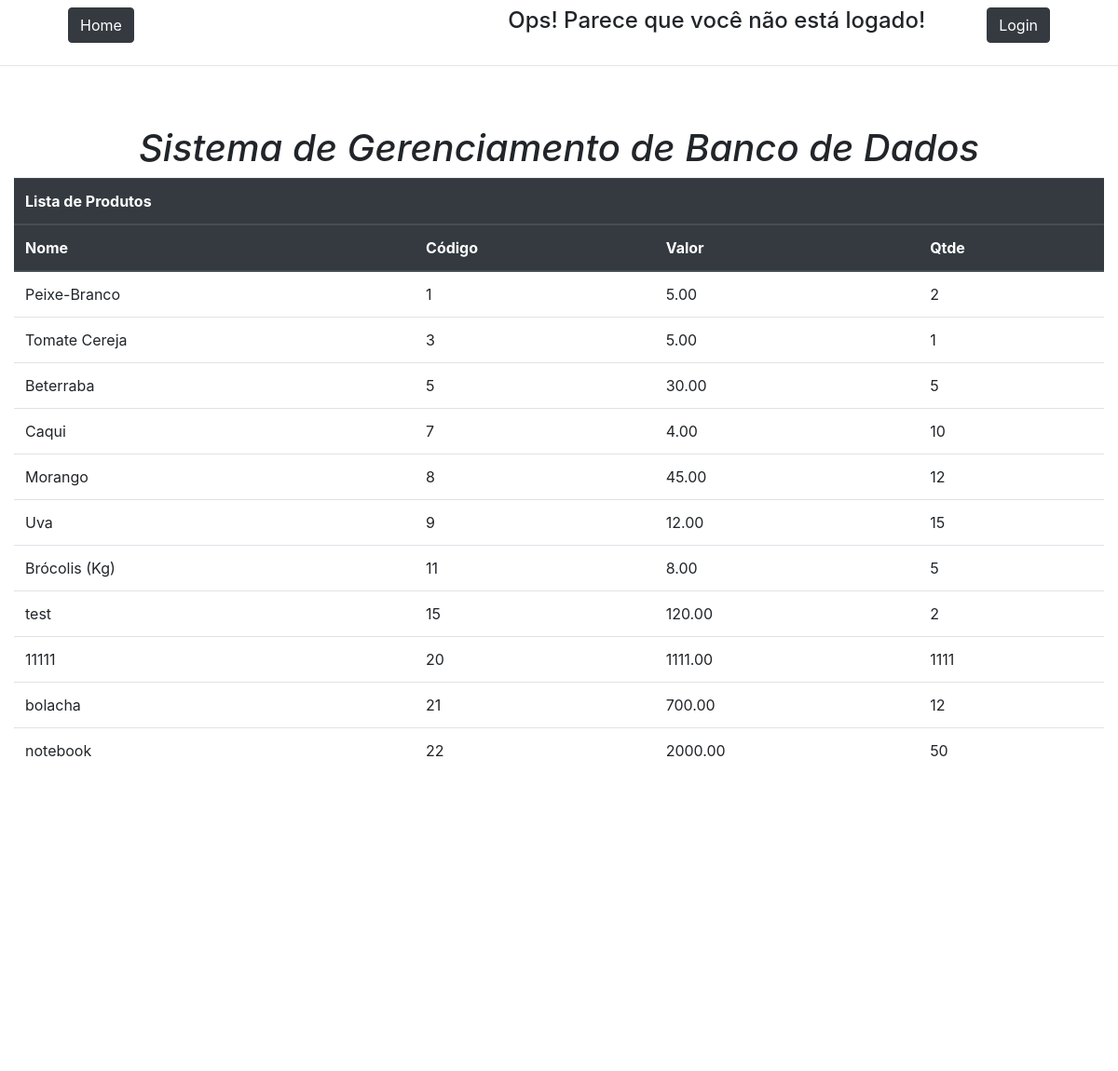
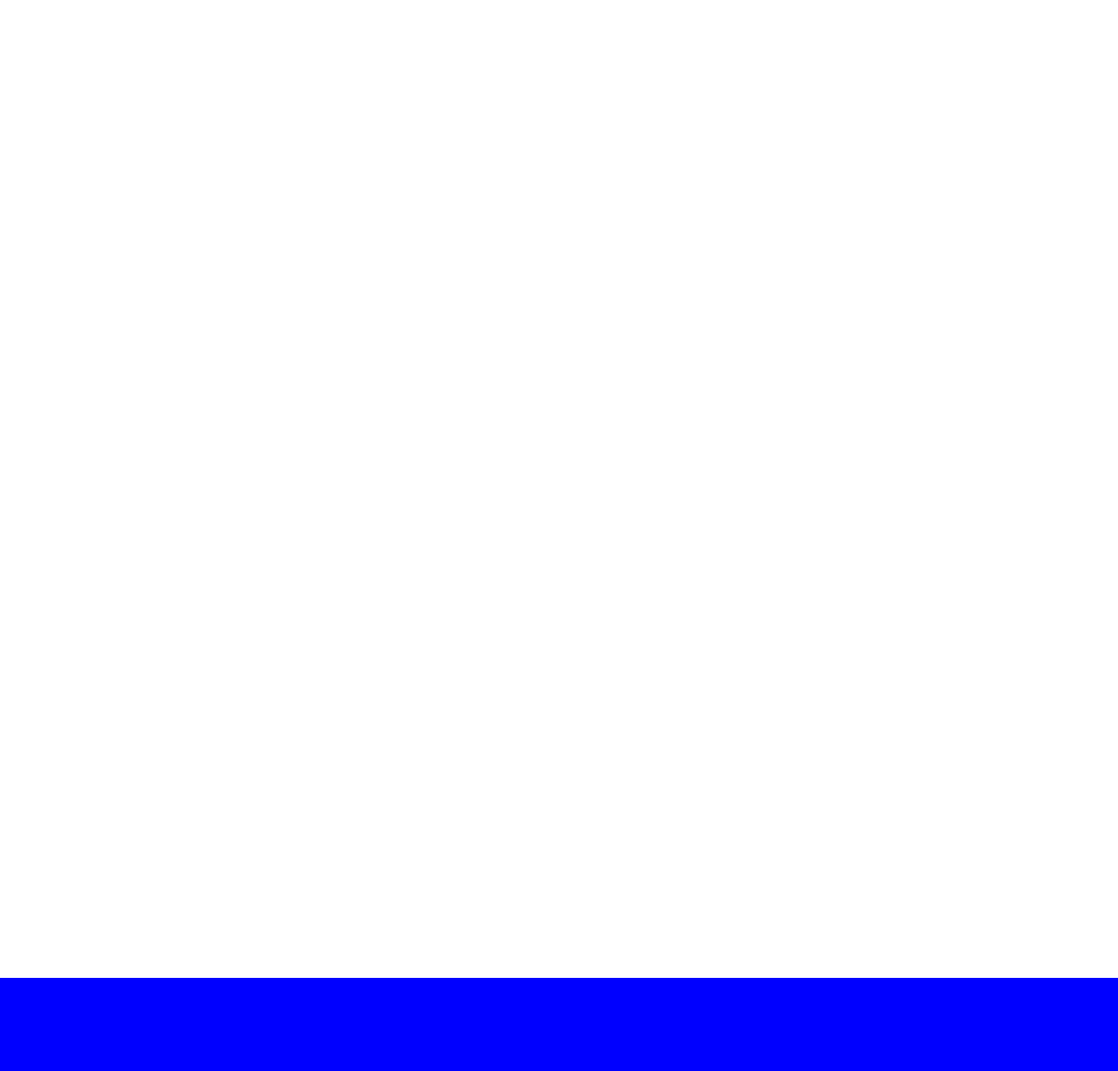
/lista-produtos/, run on the app's committed database (2 pictures, top to bottom).
### core/models.py (models this page shows)
class Produto(models.Model):
    num_produto = models.AutoField(primary_key=True)
    nome_produto = models.CharField(max_length=30, null=False)
    valor_produto = models.DecimalField(max_digits=9, decimal_places=2, null=False)
    quantidade_produto = models.IntegerField(null=False)

### core/views.py (the view)
# urls.py: path('lista-produtos/', views.render_lista_produtos),
def render_lista_produtos(request):
    lista_produtos = Produto.objects.all()
    return render(request, 'lista-produtos.html', {'lista_produtos':lista_produtos})

### templates/lista-produtos.html (shortened to what this page needs)
{% extends "model-page.html" %}
{% block content %}
<div class="container-fluid">
    <table class="table">
        <thead class="thead-dark">
            <tr>
                <th colspan="4">Lista de Produtos</th>
            </tr>
            <tr>
                <th  scope="col">Nome</th>
                <th  scope="col">Código</th>
                <th  scope="col">Valor</th>
                <th  scope="col">Qtde</th>
            </tr>
        </thead>
    {% for produto in lista_produtos %}
        <tr>
            <td>{{ produto.nome_produto}}</td>
            <td>{{ produto.num_produto}}</td>
            <td>{{ produto.valor_produto}}</td>
            <td>{{ produto.quantidade_produto}}</td>
        </tr>
    {% endfor %}
    </table>
</div>
{% endblock %}

### templates/model-page.html (shortened to what this page needs)
<!DOCTYPE html>
{% load static %}
<html lang="pt-br">
<head>
    <link href="https://stackpath.bootstrapcdn.com/bootstrap/4.3.1/css/bootstrap.min.css" rel="stylesheet">
    <link rel="stylesheet" href="https://use.fontawesome.com/releases/v5.7.2/css/all.css">
    <link rel="stylesheet" href="{% static 'css/styles.css' %}">
    {% include "model-header.html" %}
    </head>
<body>
    {% block content %}
    {% endblock %}
    {% include "model-footer.html" %}
</body>
</html>

### templates/model-header.html
<div class="container-fluid">
     <h4><div class="d-flex bd-highlight">
    <div class="p-2 flex-grow-1 bd-highlight"><a href="/index"><button type="button" class="btn btn-dark">Home</button></a></div>
    {% if user.is_authenticated %}
        <div class="p-2 bd-highlight"> <a> Olá! Bem-vindo, {{user.username}}!</a></div>
        <div class="p-2 bd-highlight"> <a href="/logout"><button class="btn btn-dark" type="submit">Logout</button></a></div>
    {% else %}
        <div class="p-2 bd-highlight"> <a> Ops! Parece que você não está logado!</a></div>
        <div class="p-2 bd-highlight"> <a href="/login"><button class="btn btn-dark" type="submit">Login</button></a></div>
    {% endif %}
</div></h4>
</div>
<hr>
<br>
<br>
<h1 style="text-align:center"><i>Sistema de Gerenciamento de Banco de Dados</i></h1>

### templates/model-footer.html (shortened to what this page needs)
<footer>
<br><br><br>
</footer>

### static/css/styles.css (style rules this page uses)
footer { position: absolute; bottom: 0; background-color: blue; color: #FFF; width: 100%; height: 100px; text-align: center; line-height: 100px; }
button { margin: 0 50px; }

### data on the page
Produto: nome_produto "Peixe-Branco", num_produto "1", valor_produto "5.00", quantidade_produto "2"
Produto: nome_produto "Tomate Cereja", num_produto "3", valor_produto "5.00", quantidade_produto "1"
Produto: nome_produto "Beterraba", num_produto "5", valor_produto "30.00", quantidade_produto "5"
Produto: nome_produto "Caqui", num_produto "7", valor_produto "4.00", quantidade_produto "10"
Produto: nome_produto "Morango", num_produto "8", valor_produto "45.00", quantidade_produto "12"
Produto: nome_produto "Uva", num_produto "9", valor_produto "12.00", quantidade_produto "15"
Produto: nome_produto "Brócolis (Kg)", num_produto "11", valor_produto "8.00", quantidade_produto "5"
Produto: nome_produto "test", num_produto "15", valor_produto "120.00", quantidade_produto "2"
Produto: nome_produto "11111", num_produto "20", valor_produto "1111.00", quantidade_produto "1111"
Produto: nome_produto "bolacha", num_produto "21", valor_produto "700.00", quantidade_produto "12"
Produto: nome_produto "notebook", num_produto "22", valor_produto "2000.00", quantidade_produto "50"
